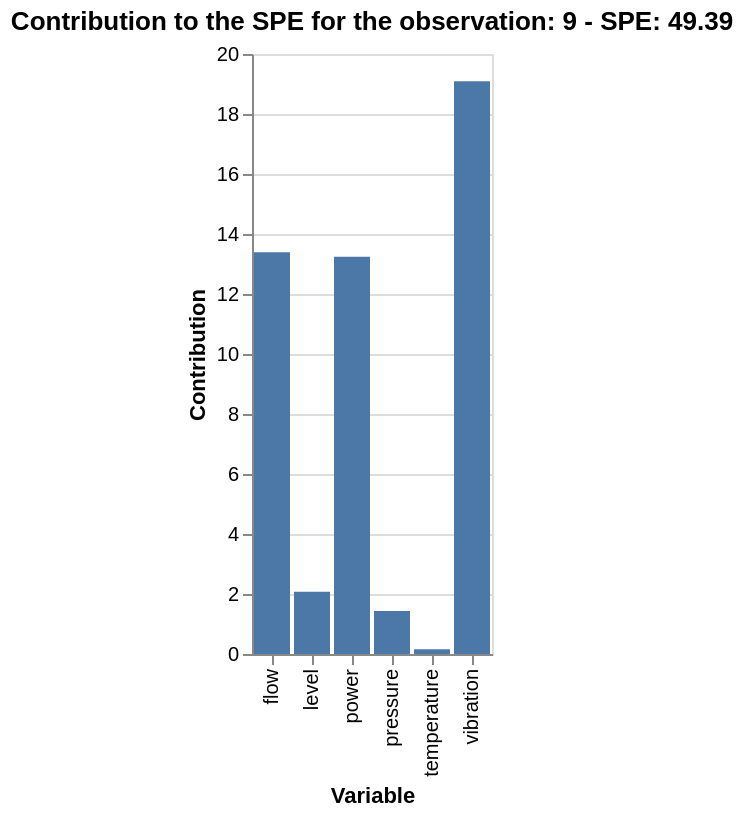

The code cell stored with this chart in its notebook:
### Markdown cell above
## 4. Diagnose a residual-space alarm

The contribution chart ranks variables by their contribution to the largest SPE alarm. It narrows the investigation; it does not establish causality. Confirm the result with engineering knowledge, instrument checks, and any relevant process sequence.

### Code cell
# Diagnose the largest residual-space event. The returned table should be
# reviewed alongside process context before acting on the alarm.
spe_alarm_index = monitoring["SPE"].idxmax()
contribution_chart, contributions = model.spe_contribution_plot(phase_ii.loc[[spe_alarm_index]])
display(contribution_chart)
contributions.head()

### Figure 1 — Vega-Lite specification as saved in the notebook (floating-point values rounded to 4 significant figures)
{"config": {"view": {"continuousWidth": 300, "continuousHeight": 300}}, "data": {"name": "data-5b478cb5f2bf5be5e18bad04255a2b71"}, "mark": {"type": "bar"}, "encoding": {"tooltip": [{"field": "variable", "type": "nominal"}, {"field": "contribution", "type": "quantitative"}], "x": {"field": "variable", "title": "Variable", "type": "nominal"}, "y": {"field": "contribution", "title": "Contribution", "type": "quantitative"}}, "params": [{"name": "param_1e9efca18e7a2868", "select": {"type": "interval", "encodings": ["x", "y"]}, "bind": "scales"}], "title": "Contribution to the SPE for the observation: 9 - SPE: 49.39", "$schema": "https://vega.github.io/schema/vega-lite/v6.4.1.json", "datasets": {"data-5b478cb5f2bf5be5e18bad04255a2b71": [{"variable": "vibration", "contribution": 19.09, "relative_contribution": 0.3865}, {"variable": "flow", "contribution": 13.39, "relative_contribution": 0.2712}, {"variable": "power", "contribution": 13.24, "relative_contribution": 0.2681}, {"variable": "level", "contribution": 2.076, "relative_contribution": 0.04202}, {"variable": "pressure", "contribution": 1.434, "relative_contribution": 0.02903}, {"variable": "temperature", "contribution": 0.1563, "relative_contribution": 0.003164}]}}
